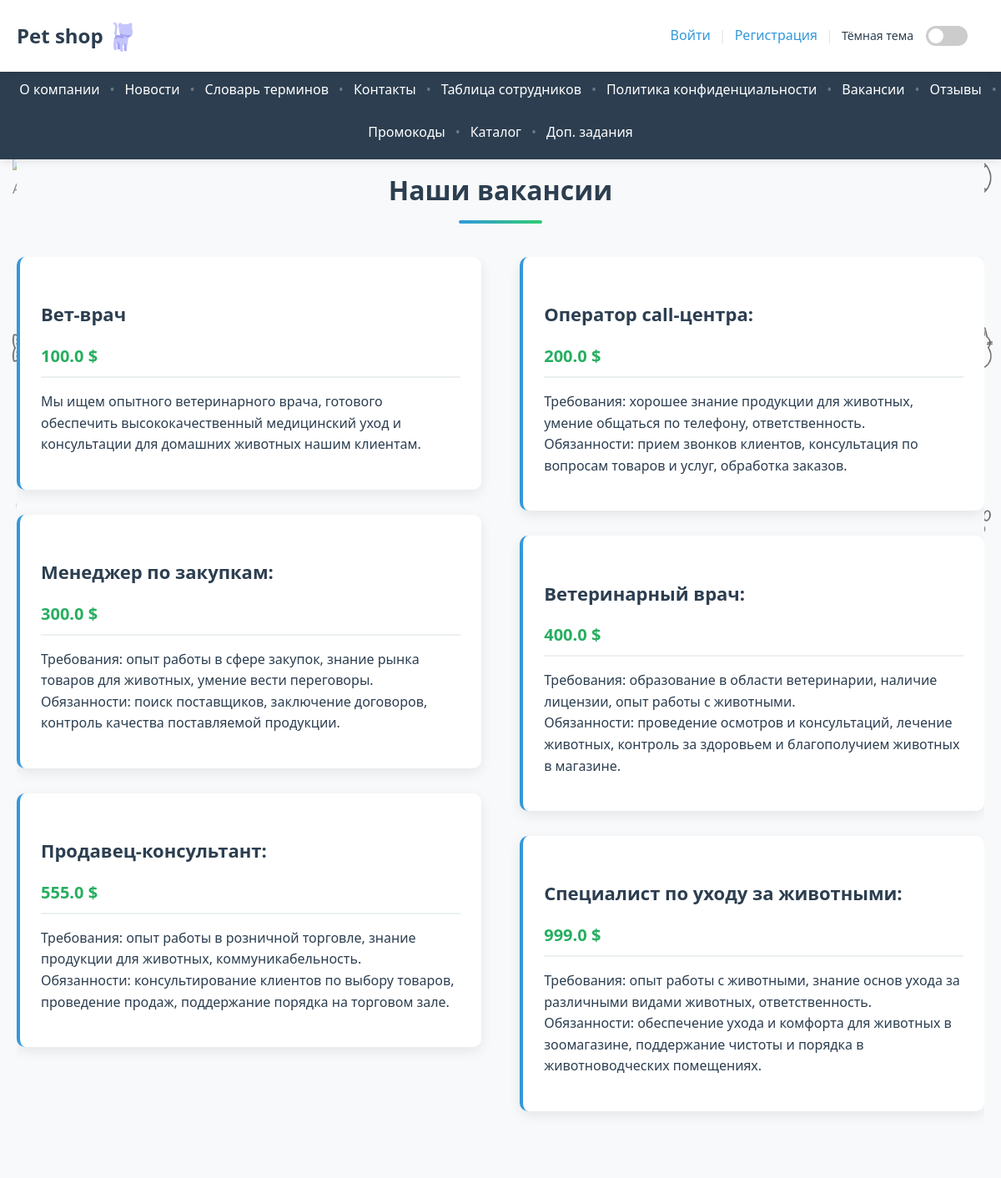
Page /vacancies/ on the committed database.
### pet_shop/models.py (models this page shows, shortened)
class Vacancy(models.Model):
    name = models.TextField()
    salary = models.FloatField()
    info = models.OneToOneField(VacancyInfo, primary_key=True, on_delete=models.CASCADE)

class VacancyInfo(models.Model):
    info = models.TextField()

### pet_shop/views.py (the view)
# urls.py: path('vacancies/', views.vacancies, name='vacancies'),
def vacancies(request):
    return render(request, 'pet_shop/company/vacancies.html', {'vacancies': company_usecases.get_vacancies()})

### pet_shop/repository/company.py (called while the page is built)
def get_vacancies():
    return Vacancy.objects.all()

### pet_shop/usecase/company.py (called while the page is built)
def get_vacancies():
    return company_db.get_vacancies()

### pet_shop/templates/pet_shop/company/vacancies.html
{% extends "pet_shop/base.html" %}
{% load static %}
{% block extra_css %}
<link rel="stylesheet" href="{% static 'pet_shop/css/vacancies.css' %}">
{% endblock %}
{% block content %}
<div class="container vacancies-page">
    <div class="vacancies">
        <h3 class="vacancies-title">Наши вакансии</h3>
        {% if vacancies %}
        <div class="vacancies-container">
            {% for n in vacancies %}
            <div class="vacancy-card">
                <h4 class="vacancy-name">{{ n.name }}</h4>
                <div class="vacancy-salary">{{ n.salary }} $</div>
                <p class="vacancy-info">{{ n.info.info|linebreaks }}</p>
            </div>
            {% endfor %}
        </div>
        {% else %}
        <div class="no-vacancies">
            В настоящее время открытых вакансий нет
        </div>
        {% endif %}
    </div>
</div>
{% endblock %}

### pet_shop/static/pet_shop/css/base.css (style rules this page uses)
:root { --primary-color: #3498db; --secondary-color: #2980b9; --accent-color: #e74c3c; --text-color: #2c3e50; --light-bg: #f8f9fa; --border-color: #dfe6e9; --header-bg: white; --footer-bg: #2c3e50; --footer-text: white; --footer-hover: #ecf0f1; }
* { box-sizing: border-box; }
body { font-family: 'Segoe UI', Tahoma, Geneva, Verdana, sans-serif; margin: 0; padding: 0; color: var(--text-color); line-height: 1.6; background-color: var(--light-bg); transition: background-color 0.3s ease, color 0.3s ease; }

### pet_shop/static/pet_shop/css/vacancies.css (style rules this page uses)
.vacancies-page { padding: 30px 0; background-color: var(--light-bg, #f8f9fa); font-family: 'Segoe UI', Tahoma, Geneva, Verdana, sans-serif; transition: background-color 0.3s ease; }
.vacancies-title { color: var(--text-color, #2c3e50); font-weight: 700; font-size: 32px; margin-bottom: 40px; text-align: center; position: relative; padding-bottom: 15px; transition: color 0.3s ease; }
.vacancies-title:after { content: ''; position: absolute; bottom: 0; left: 50%; transform: translateX(-50%); width: 100px; height: 4px; background: linear-gradient(90deg, #3498db, #2ecc71); border-radius: 2px; }
.vacancies-container { width: 100%; margin-top: 20px; overflow: hidden; }
.vacancy-card { float: left; width: 48%; margin-right: 4%; margin-bottom: 30px; background: var(--header-bg, white); border-radius: 10px; padding: 25px; box-shadow: 0 5px 15px rgba(0, 0, 0, 0.08); transition: all 0.3s ease; border-left: 4px solid var(--primary-color, #3498db); box-sizing: border-box; }
.vacancy-card:nth-child(2n) { float: right; margin-right: 0; }
.vacancy-card:nth-child(2n+1) { clear: left; }
.vacancy-name { font-size: 22px; font-weight: 600; color: var(--text-color, #2c3e50); margin-bottom: 12px; line-height: 1.3; transition: color 0.3s ease; }
.vacancy-salary { font-size: 20px; color: #27ae60; font-weight: 700; margin-bottom: 15px; padding: 8px 0; border-bottom: 2px solid #ecf0f1; }
.vacancy-info { color: var(--text-color, #555); line-height: 1.8; text-align: justify; margin: 0; transition: color 0.3s ease; }
.vacancies-container::after { content: ""; display: table; clear: both; }
.vacancy-card { animation: fadeInUp 0.5s ease-out forwards; opacity: 0; }
.vacancy-card:nth-child(1) { animation-delay: 0.1s; }
.vacancy-card:nth-child(2) { animation-delay: 0.2s; }
.vacancy-card:nth-child(3) { animation-delay: 0.3s; }
.vacancy-card:nth-child(4) { animation-delay: 0.4s; }
.vacancy-card:nth-child(5) { animation-delay: 0.5s; }
.vacancy-card:nth-child(6) { animation-delay: 0.6s; }

### rows in the picture
Vacancy: name "Вет-врач", salary "100.0", info.info "Мы ищем опытного ветеринарного врача, готового обеспечить высококачественный медицинский уход и консультации для домашних животных нашим клиентам."
Vacancy: name "Оператор call-центра:", salary "200.0", info.info "Требования: хорошее знание продукции для животных, умение общаться по телефону, ответственность. Обязанности: прием звонков клиентов, консультация по вопросам товаров и услуг, обработка заказов."
Vacancy: name "Менеджер по закупкам:", salary "300.0", info.info "Требования: опыт работы в сфере закупок, знание рынка товаров для животных, умение вести переговоры. Обязанности: поиск поставщиков, заключение договоров, контроль качества поставляемой продукции."
Vacancy: name "Ветеринарный врач:", salary "400.0", info.info "Требования: образование в области ветеринарии, наличие лицензии, опыт работы с животными. Обязанности: проведение осмотров и консультаций, лечение животных, контроль за здоровьем и благополучием животных в магазине."
Vacancy: name "Продавец-консультант:", salary "555.0", info.info "Требования: опыт работы в розничной торговле, знание продукции для животных, коммуникабельность. Обязанности: консультирование клиентов по выбору товаров, проведение продаж, поддержание порядка на торговом зале."
Vacancy: name "Специалист по уходу за животными:", salary "999.0", info.info "Требования: опыт работы с животными, знание основ ухода за различными видами животных, ответственность. Обязанности: обеспечение ухода и комфорта для животных в зоомагазине, поддержание чистоты и порядка в животноводческих помещениях."
